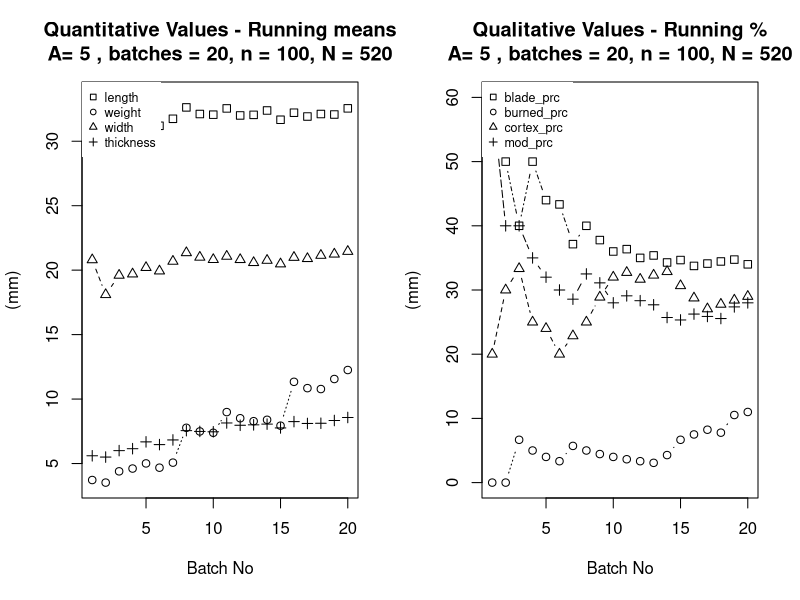
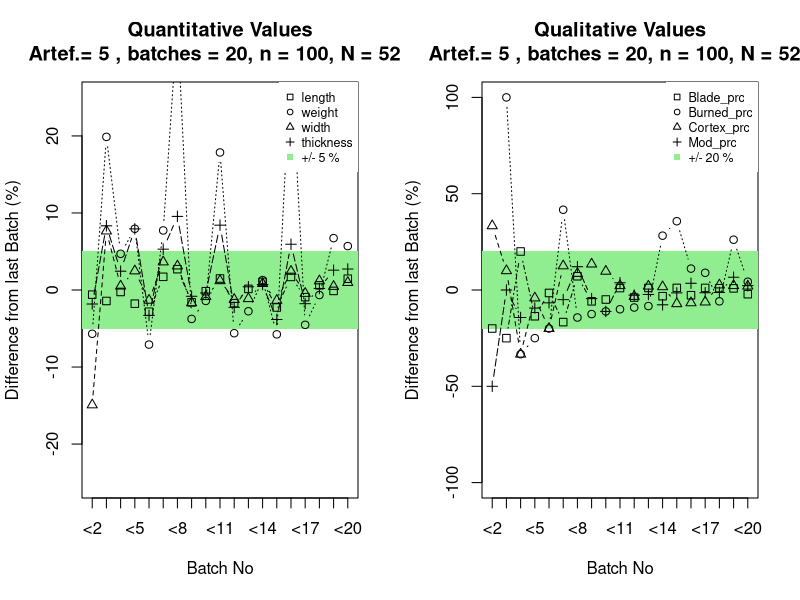

Source code (R) for these figures, in order:
###################################################################################################################
#
#           01_ SamplingLithics - Using Running Averages for Optimal Sampling/Data Recording of Lithic Artefacts
#
#              based on EasyGilf: Linstädter/Richter/Linstädter 2002
#
#             CASE STUDY
##################################################################################################################


#-- 0. Load Packages ----
require(plyr)

#-- 1. Import Data ----

data <- read.csv2("data/data.csv")

head(data)

# feature = number of feature
# length = length of artifact in mm
# width = width of artifact in mm
# thickness = thickness of artifact in mm
# weight = weight of artifact in g
# type = type of blank (flake, blade or other type of blank)
# cortex = presence/absence of cortex
# burned = presence/absence of burning or traces of fire
# mod = presence/absence of modification (mod = artefact is a tool)

nrow(data)

# 520 artefacts in our sample data set

#-- 2. Prepare Data -----

# Recoding Missing Values ("999" to NA)
data$length[data$length==999] <- NA 
data$width[data$width==999] <- NA 
data$thickness[data$thickness==999] <- NA
data$weight[data$weight==999] <- NA 


# Summary statistics per field (numeric variables)
summary(data$length)
summary(data$width)
summary(data$thickness)
summary(data$weight)

# Counts per attribute (qualitativ variables/factors)
table(data$type)
table(data$cortex)
table(data$burned)
table(data$mod)


# add ID column:
data <- cbind(data, SampLithicsID = seq(1, nrow(data)))
head(data)


#-- 3. Define Sampling Variables ----

# Define nummber of batches/training sets (n_batch) and number of artefacts per batch (A)

n_batch = 20
A = 5


# Function to produce training sets
copy.data <- data
train <- data.frame()

for (i in 1:n_batch){
  # set seed if you want to draw the same sample again
  #set.seed(100)
  dt = sort(sample(nrow(copy.data), A))
  train  <- rbind(train , cbind(copy.data[dt,], "Train_Set" = rep(i,A)))
  copy.data<-copy.data[-dt,]
  print(dt)
}

# Have a look at train set 1:
train[train$Train_Set==1,]
nrow(train)

# IDs should be unique / no dublicates:
nrow(train)==length(unique(train$SampLithicsID))

# IDs per batch
table(train$Train_Set)



#---- 4. Get running means of measurements (quantitative variables) ----


# Function get running mean of measurments


run_mean <- numeric()
c <- NULL

get_run_var <- function(my_variable){
  for (i in 1:n_batch){
  select <- seq(1,i)
  c = mean(my_variable[train$Train_Set%in%select],na.rm = T)
  #print(c)
  run_mean <- c(run_mean, c)
  }
  return(run_mean)
}


get_run_diff <- function(my_variable){
  diff_prc <- (diff(my_variable)/(my_variable[-1]/100))
  return(diff_prc)
}


weight_mean <- get_run_var(train$weight)
weight_diff_prc <- get_run_diff(weight_mean)

length_mean <- get_run_var(train$length)
length_diff_prc <- get_run_diff(length_mean)

width_mean <- get_run_var(train$width)
width_diff_prc <- get_run_diff(width_mean)

thickness_mean <- get_run_var(train$thickness)
thickness_diff_prc <- get_run_diff(thickness_mean)


# Compare to manual computing:
mean(train$length[train$Train_Set==1],na.rm = T)
mean(train$length[train$Train_Set%in%c(1,2)],na.rm = T)
mean(train$length[train$Train_Set%in%seq(1,n_batch)],na.rm = T)

length_mean[1]
length_mean[2]
length_mean[n_batch]



#-- 5. Get running proportions/shares of qualitative variables (factors) ----



# Proportions/share of numerical variables

t <- plyr::ddply(train, ~Train_Set, summarize, 
           blade_n = sum(table(type, exclude=c("flake", "other"))),
           burned_n = sum(table(burned, exclude=c("unburned"))),
           cortex_n = sum(table(cortex, exclude=c("no cortex"))),
           mod_n = sum(table(mod, exclude=c("unmod"))),
           all_n = sum(table(feature))
)

t


# Blades
blade_prc <- cumsum(t$blade_n)/(cumsum(t$all_n)/100)
blade_prc_diff <- diff(blade_prc)/(blade_prc[-1]/100)

# Burned
burned_prc <- cumsum(t$burned_n)/(cumsum(t$all_n)/100)
burned_prc_diff <- diff(burned_prc)/(burned_prc[-1]/100)

# Cortex
cortex_prc <- cumsum(t$cortex_n)/(cumsum(t$all_n)/100)
cortex_prc_diff <- diff(cortex_prc)/(cortex_prc[-1]/100)

# Modification
mod_prc <- cumsum(t$mod_n)/(cumsum(t$all_n)/100)
mod_prc_diff <- diff(mod_prc)/(mod_prc[-1]/100)



#-- 6. Plotting ----


# Running means
par(mfrow=c(1,2))
xmin <- min(length_mean, weight_mean, width_mean, thickness_mean)
ymin <-max(length_mean, weight_mean, width_mean, thickness_mean)

plot(1, type="n", xlim=c(1, n_batch), ylim=c(xmin, ymin), ylab="(mm)", xlab = "Batch No")
lines(length_mean, pch = 0, type="b", lty=4)
lines(weight_mean, pch = 1, type="b", lty=3)
lines(width_mean, pch = 2, type="b", lty=2)
lines(thickness_mean, pch = 3, type="b", lty=5)
main_title <- paste0("A= ",A," , batches = ", n_batch, ", n = ", A*n_batch,", N = ",nrow(data))
title(main=paste0("Quantitative Values - Running means\n", main_title))
legend("topleft", c("length", "weight", "width", "thickness"),
       pch = c(0,1,2,3),box.lty = 0, cex = 0.75)


# Running  %
xmin <- min(blade_prc, burned_prc, cortex_prc, mod_prc)
ymin <-max(blade_prc, burned_prc, cortex_prc, mod_prc)

plot(1, type="n", xlim=c(1, n_batch), ylim=c(xmin, ymin), ylab="(mm)", xlab = "Batch No")
lines(blade_prc, pch = 0, type="b", lty=4)
lines(burned_prc, pch = 1, type="b", lty=3)
lines(cortex_prc, pch = 2, type="b", lty=2)
lines(mod_prc, pch = 3, type="b", lty=5)
main_title <- paste0("A= ",A," , batches = ", n_batch, ", n = ", A*n_batch,", N = ",nrow(data))
title(main=paste0("Qualitative Values - Running %\n", main_title))
legend("topleft", c("blade_prc", "burned_prc", "cortex_prc", "mod_prc"),
       pch = c(0,1,2,3),box.lty = 0, cex = 0.75)




# Quantitative Values - Difference from last Batch (%)
par(mfrow=c(1,2))
plot(1, type="n", xlim=c(1, n_batch-1), ylim=c(-25, 25), ylab="Difference from last Batch (%)", xlab = "Batch No", xaxt = 'n')
axis(1, at = seq(1, n_batch-1), label=paste0("<",seq(2, n_batch)))
polygon(c(0,n_batch,n_batch,0),c(5,5,-5,-5), col="lightgreen",border = NA)
lines(length_diff_prc, pch = 0, type="b", lty=4)
lines(weight_diff_prc, pch = 1, type="b", lty=3)
lines(width_diff_prc, pch = 2, type="b", lty=2)
lines(thickness_diff_prc, pch = 3, type="b", lty=5)
main_title <- paste0("Artef.= ",A," , batches = ", n_batch, ", n = ", A*n_batch,", N = ",nrow(data))
title(main=paste0("Quantitative Values\n", main_title))
legend("topright", c("length", "weight", "width", "thickness","+/- 5 %"),
       pch = c(0,1,2,3,15), col=c(rep("black",4),"lightgreen"),box.lty = 0, cex = 0.75)





# Qualitative Values - Difference from last Batch (%)
plot(1, type="n", xlim=c(1, n_batch-1), ylim=c(-100, 100), ylab="Difference from last Batch (%)", xlab = "Batch No", xaxt = 'n')
axis(1, at = seq(1, n_batch-1), label=paste0("<",seq(2, n_batch)))
polygon(c(0,n_batch,n_batch,0),c(20,20,-20,-20), col="lightgreen",border = NA)
lines(blade_prc_diff, pch = 0, type="b", lty=4)
lines(burned_prc_diff, pch = 1, type="b", lty=3)
lines(cortex_prc_diff, pch = 2, type="b", lty=2)
lines(mod_prc_diff, pch = 3, type="b", lty=5)
title(main=paste0("Qualitative Values\n", main_title))
legend("topright", c("Blade_prc", "Burned_prc", "Cortex_prc", "Mod_prc","+/- 20 %"),
       pch = c(0,1,2,3,15), col=c(rep("black",4),"lightgreen"),box.lty = 0, cex = 0.75)




#-- 6. Compare Estimates (samples) and overall values (original data set) ----



# Percentage of Blades in overall data set:
a <- prop.table(table(data$type))*100
a[1]


# Percentage of burned pieces in overall data set:
b <- prop.table(table(data$burned))*100
b[1]


# Percentage of burned pieces in overall data set:
c <- prop.table(table(data$cortex))*100
c[1]


# Percentage of tools in overall data set:
d <- prop.table(table(data$mod))*100
d
d[1]




results <- data.frame(A = rep(A, 4), n_batch = rep(n_batch,4),
                      
                      qual = c("blade_prc","burned_prc","cortx_prc","mod_prc"),
                      
                      qual_estimates = 
                        c(round(blade_prc[n_batch],1),
                          round(burned_prc[n_batch],1),
                          round(cortex_prc[n_batch],1),
                          round(mod_prc[n_batch],1)),
                      
                      qual_real = 
                        round(c(a[1],b[1],c[1],d[1]),1),
                      
                      quant = c("length", "width", "thickness", "weight"),
                      
                      quant_estimates = 
                        c(round(length_mean[n_batch],1),
                          round(width_mean[n_batch],1),
                          round(thickness_mean[n_batch],1),
                          round(weight_mean[n_batch],1)),
                      
                      quant_real = 
                        c(round(mean(data$length,na.rm = T),1),
                          round(mean(data$width,na.rm = T),1),
                          round(mean(data$thickness,na.rm = T),1),
                          round(mean(data$weight,na.rm = T),1))
                      
                      )

results <- cbind(results, qual_diff_prc = round(results$qual_real-results$qual_estimates,1))
results <- cbind(results, quant_diff_prc = round((results$quant_estimates-results$quant_real)/(results$quant_real/100),1))

print(results, row.names = F)

#barplot(results$qual_diff_prc, ylim=c(-15,15), ylab="%")
#barplot(results$quant_diff_prc, ylim=c(-15,15), ylab="%")
